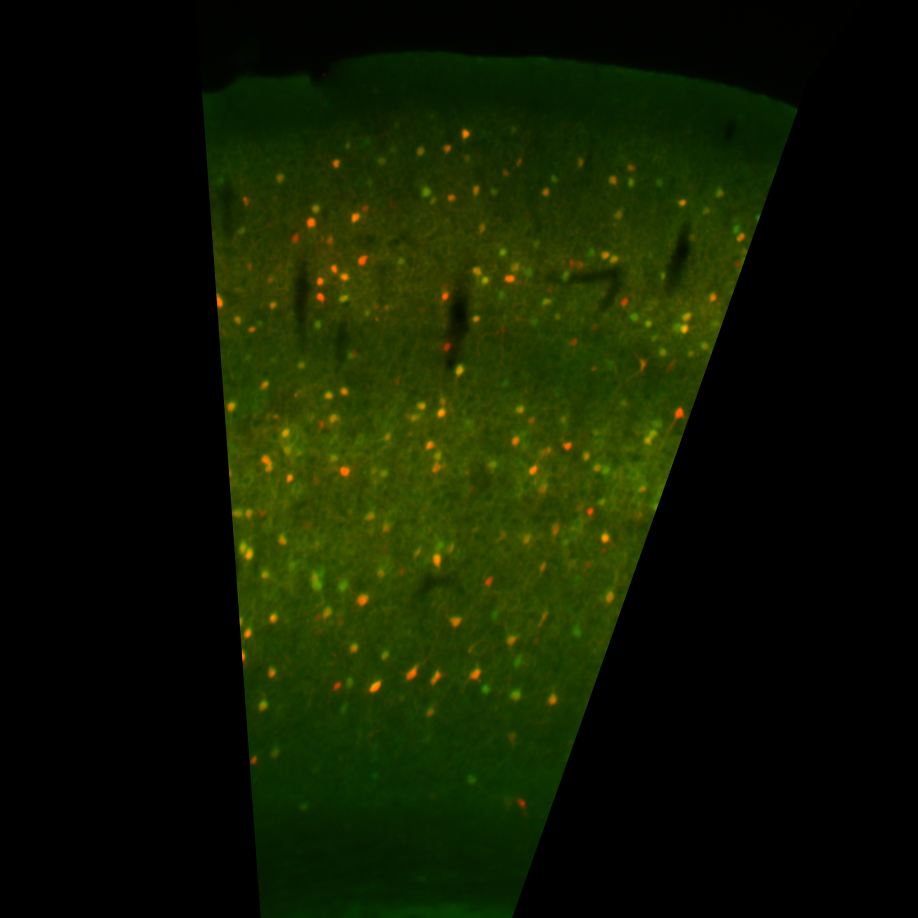
#> input picture 180904_ImageJ_Test_Scn1aE2_Cells.tif, 918 x 918 px, found by its file name
$ python guiqt.py
#> lines starting #> are read from the running program, lines starting #| are printed output that depends on the picture
# -*- coding: utf-8 -*-

import numpy as np
from pyqtgraph.Qt import QtCore, QtGui
import pyqtgraph as pg
import cv2


imfn = "180904_ImageJ_Test_Scn1aE2_Cells.tif"
im = cv2.imread(imfn)
#> im is the input picture: shape (918, 918, 3); mean B, G, R 0, 25.1, 15.8
blue, greenImg, redImg = cv2.split(im)
#> blue: shape (918, 918); every value is 0
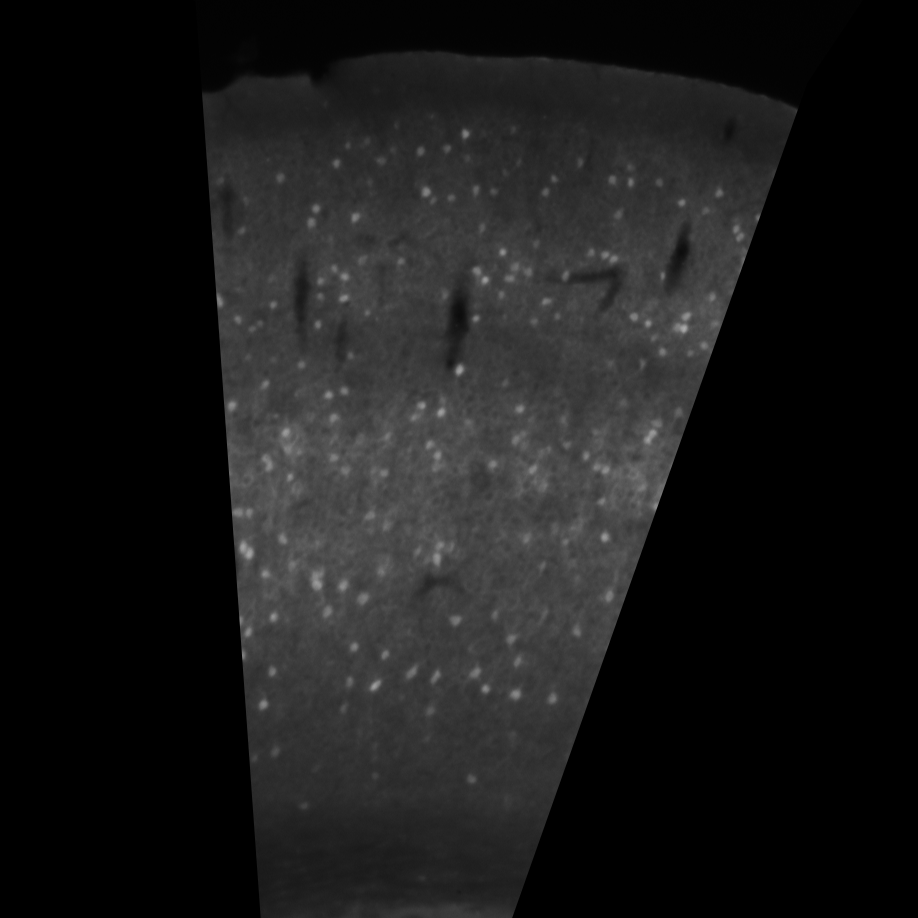
#> greenImg: shape (918, 918); min 0, max 172, mean 25.1
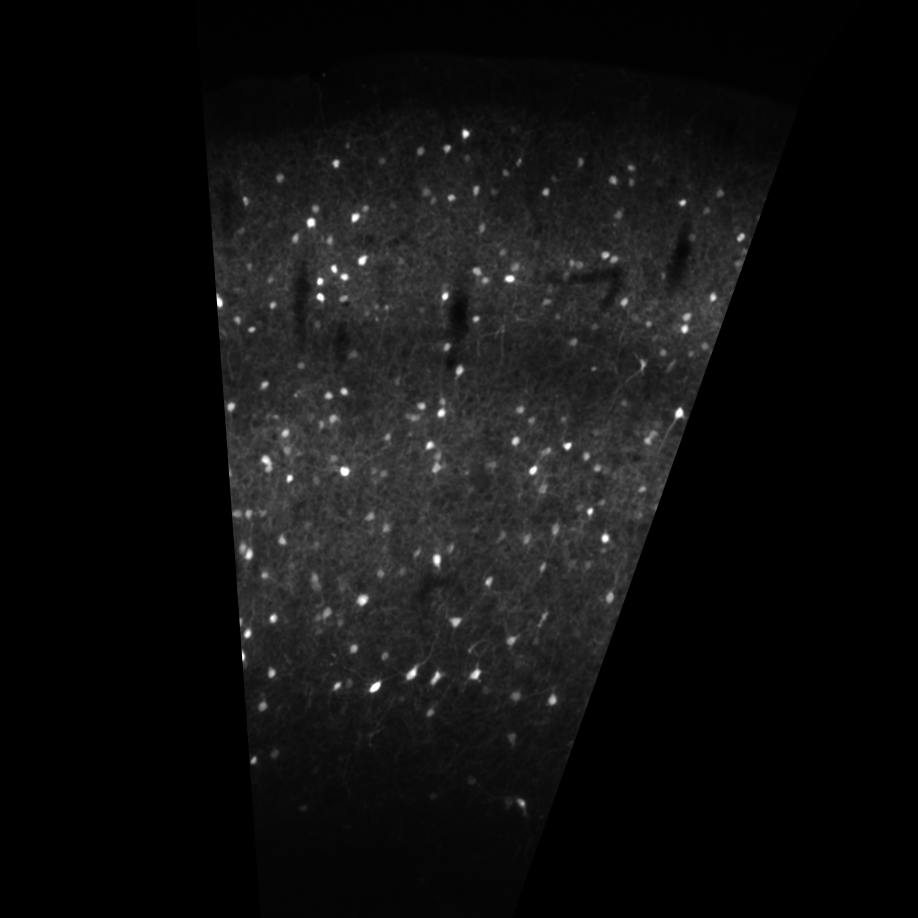
#> redImg: shape (918, 918); min 0, max 255, mean 15.8
pg.setConfigOptions(imageAxisOrder='row-major')
#> (this line was passed over: pyqtgraph is not available in this run)
pg.image(greenImg)
#> (this line was passed over: pyqtgraph is not available in this run)

$ run again, with 180904_ImageJ_Test_Scn1aE2_Dots.tif copied over 180904_ImageJ_Test_Scn1aE2_Cells.tif
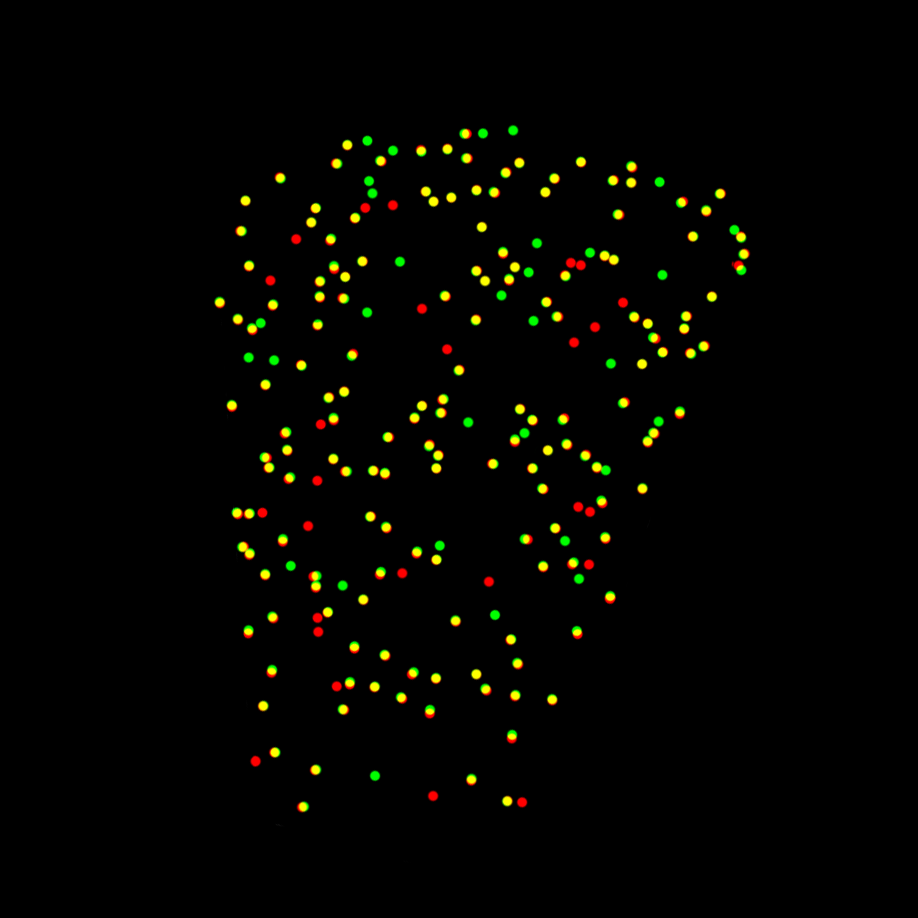
#> input picture 180904_ImageJ_Test_Scn1aE2_Dots.tif, 918 x 918 px, found by its file name
#> im is the input picture: shape (918, 918, 3); mean B, G, R 0, 4.4, 4.3
#> `blue, greenImg, redImg = cv2.split(im)`:
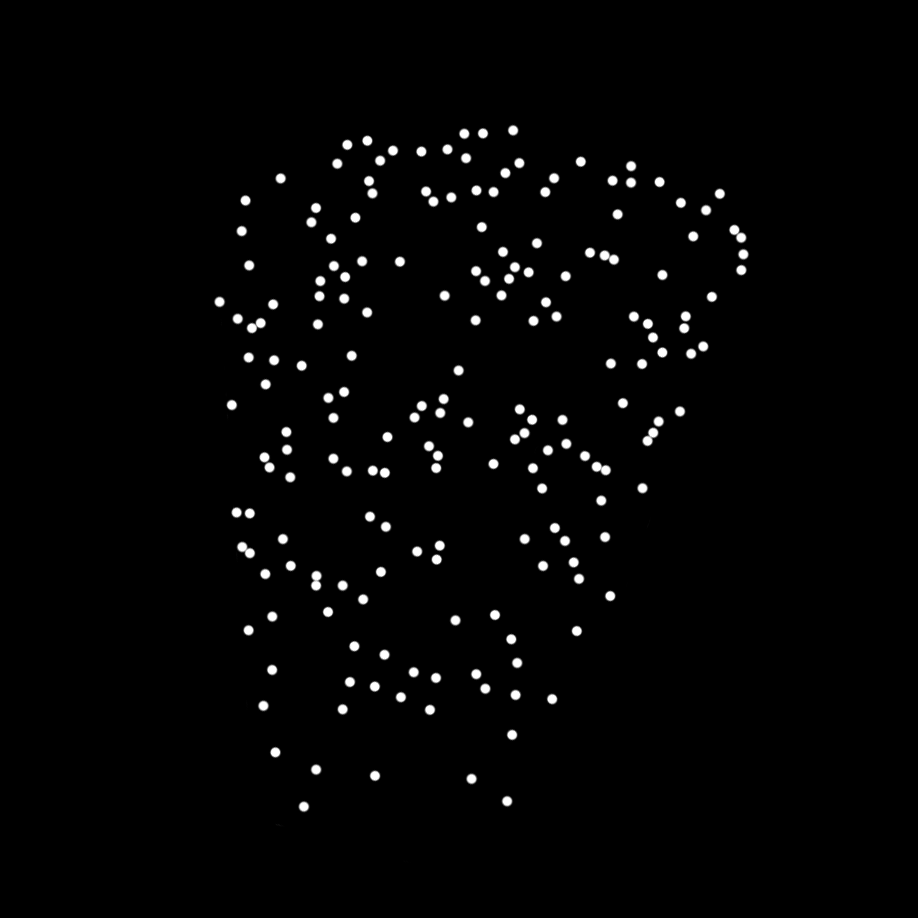
#> greenImg: shape (918, 918); min 0, max 255, mean 4.4
#> `blue, greenImg, redImg = cv2.split(im)`:
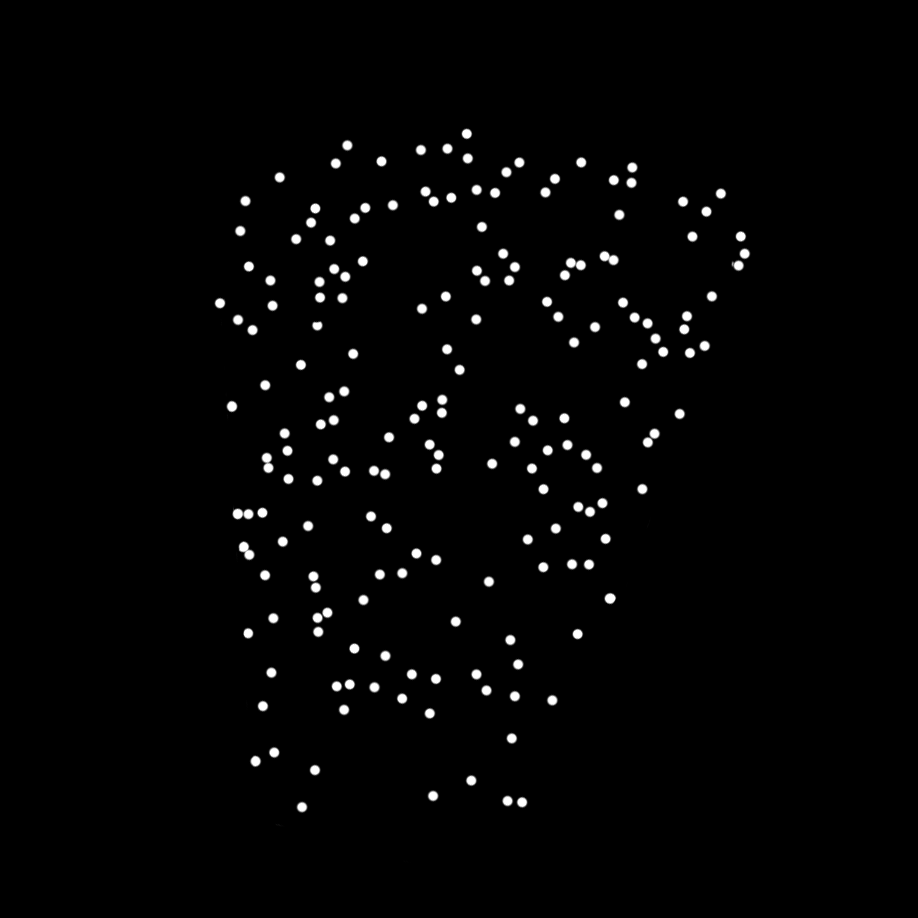
#> redImg: shape (918, 918); min 0, max 255, mean 4.3

$ run again, with 180905_Test_E2_P43_3a_Dots.tif copied over 180904_ImageJ_Test_Scn1aE2_Cells.tif
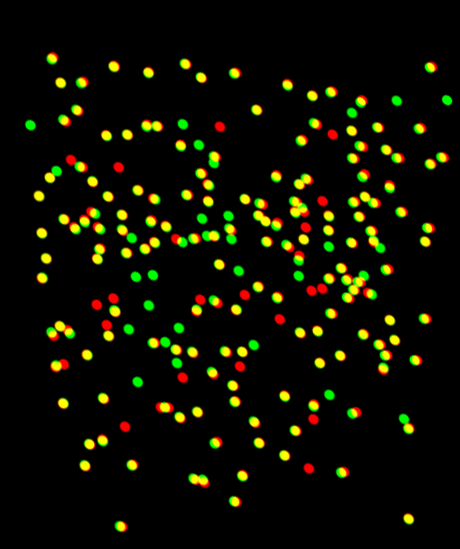
#> input picture 180905_Test_E2_P43_3a_Dots.tif, 460 x 549 px, found by its file name
#> im is the input picture: shape (549, 460, 3); mean B, G, R 0, 15.5, 14.9
#> blue: shape (549, 460); every value is 0
#> `blue, greenImg, redImg = cv2.split(im)`:
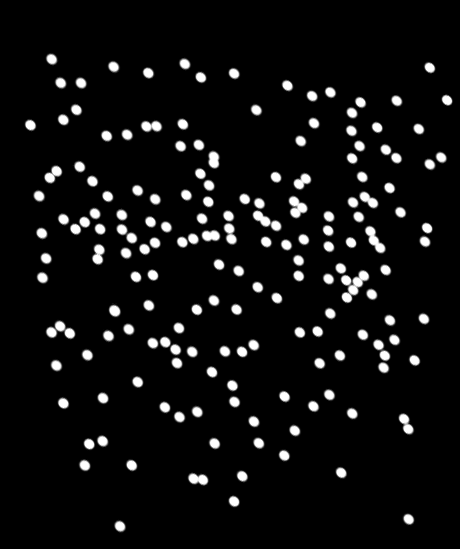
#> greenImg: shape (549, 460); min 0, max 255, mean 15.5
#> `blue, greenImg, redImg = cv2.split(im)`:
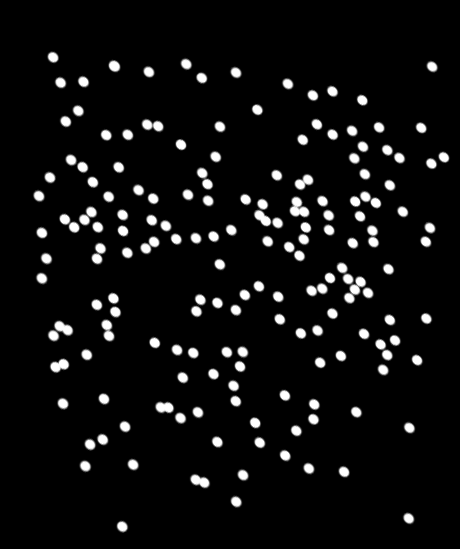
#> redImg: shape (549, 460); min 0, max 255, mean 14.9

$ run again, with 180905_Test_cells.tif copied over 180904_ImageJ_Test_Scn1aE2_Cells.tif
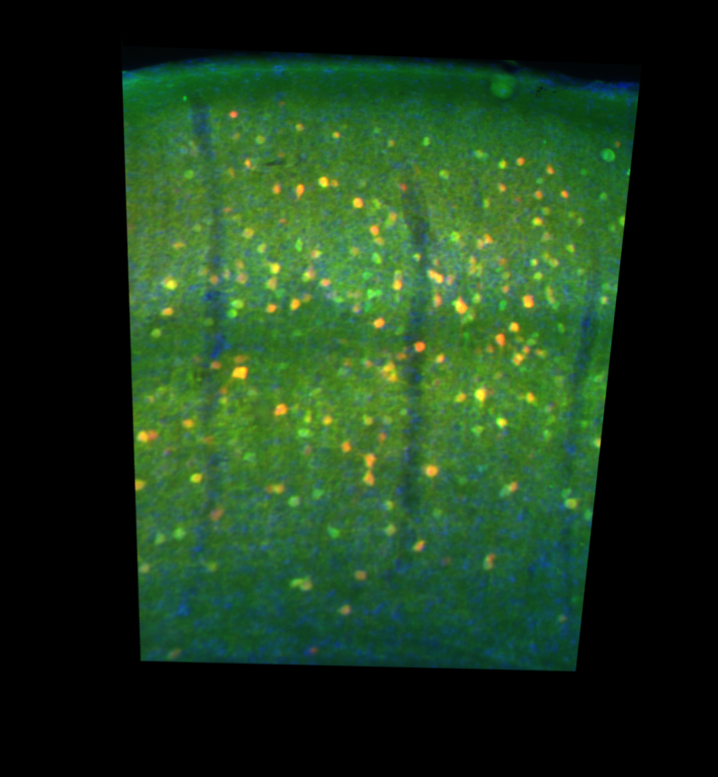
#> input picture 180905_Test_cells.tif, 718 x 777 px, found by its file name
#> im is the input picture: shape (777, 718, 3); mean B, G, R 27.7, 57.1, 27.8
#> `blue, greenImg, redImg = cv2.split(im)`:
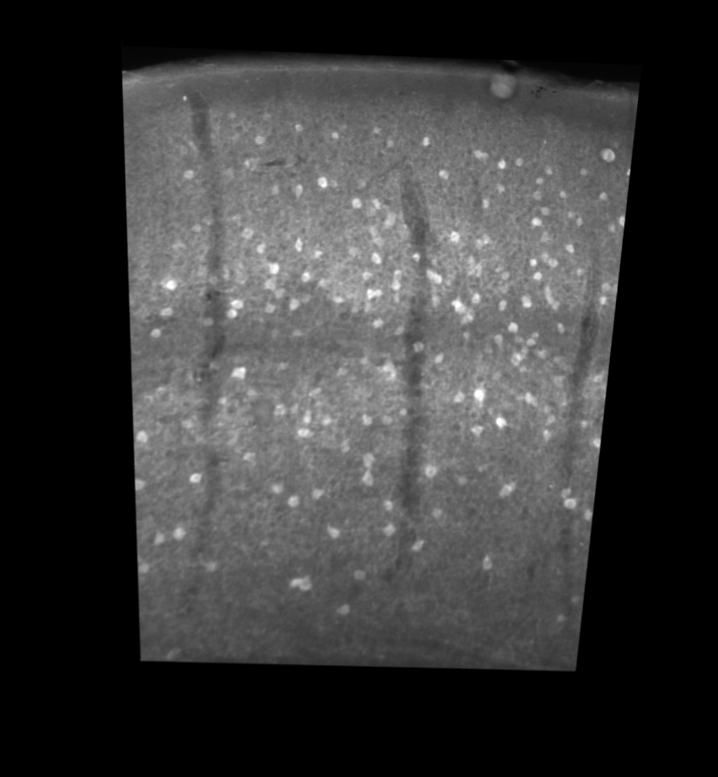
#> greenImg: shape (777, 718); min 0, max 255, mean 57.1
#> `blue, greenImg, redImg = cv2.split(im)`:
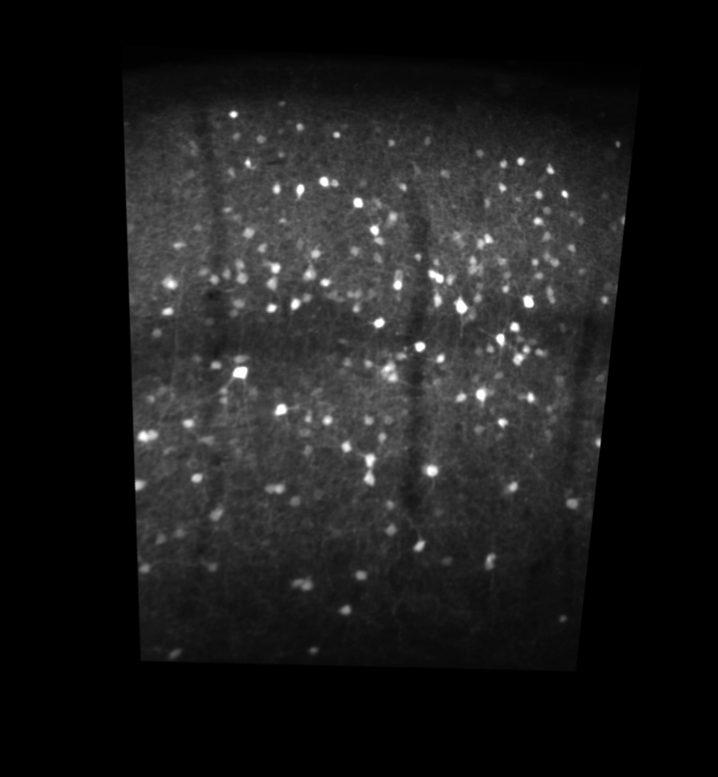
#> redImg: shape (777, 718); min 0, max 255, mean 27.8
